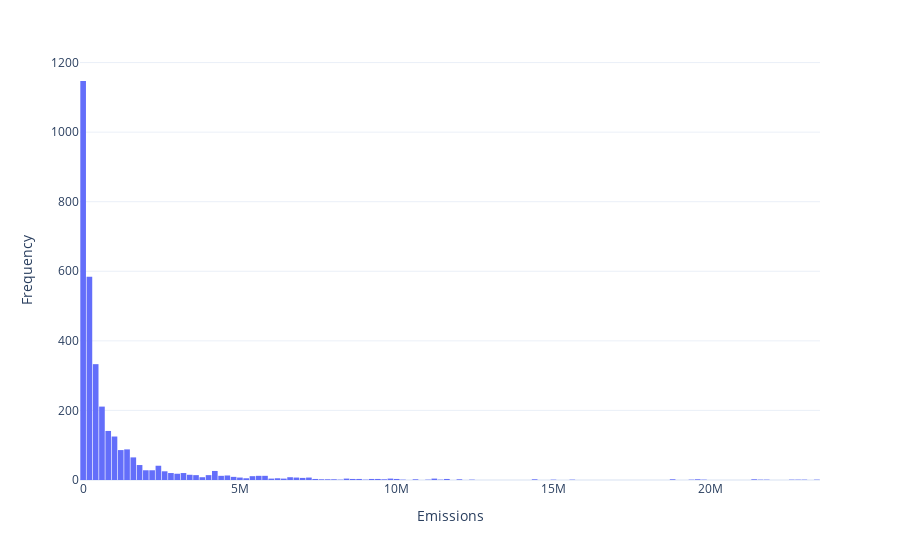

The cell this chart's notebook holds for it:
### Code cell
# Analize the distribution of the emissions
fig = px.histogram(se_df, 
                   x='emissions', 
                   nbins=200, 
                   labels={'emissions': 'Emissions'}, 
                   template="plotly_white")

# Customize the layout
fig.update_layout(
    xaxis_title="Emissions",
    yaxis_title="Frequency",
    bargap=0.1  # Adjust the gap between bars
)

# Show the figure
fig.show()

### Figure 1 — Plotly figure (JSON) as saved in the notebook; plotly's stock layout.template omitted (floating-point values rounded to 4 significant figures; data arrays with more than 128 entries replaced by an {"elided": "..."} marker saying what was removed)
{"data": [{"alignmentgroup": "True", "bingroup": "x", "hovertemplate": "Emissions=%{x}<br>count=%{y}<extra></extra>", "legendgroup": "", "marker": {"color": "#636efa", "pattern": {"shape": ""}}, "name": "", "nbinsx": 200, "offsetgroup": "", "orientation": "v", "showlegend": false, "type": "histogram", "x": {"elided": "3271 float values"}, "xaxis": "x", "yaxis": "y"}], "layout": {"bargap": 0.1, "barmode": "relative", "legend": {"tracegroupgap": 0}, "margin": {"t": 60}, "xaxis": {"anchor": "y", "domain": [0, 1], "title": {"text": "Emissions"}}, "yaxis": {"anchor": "x", "domain": [0, 1], "title": {"text": "Frequency"}}}}
